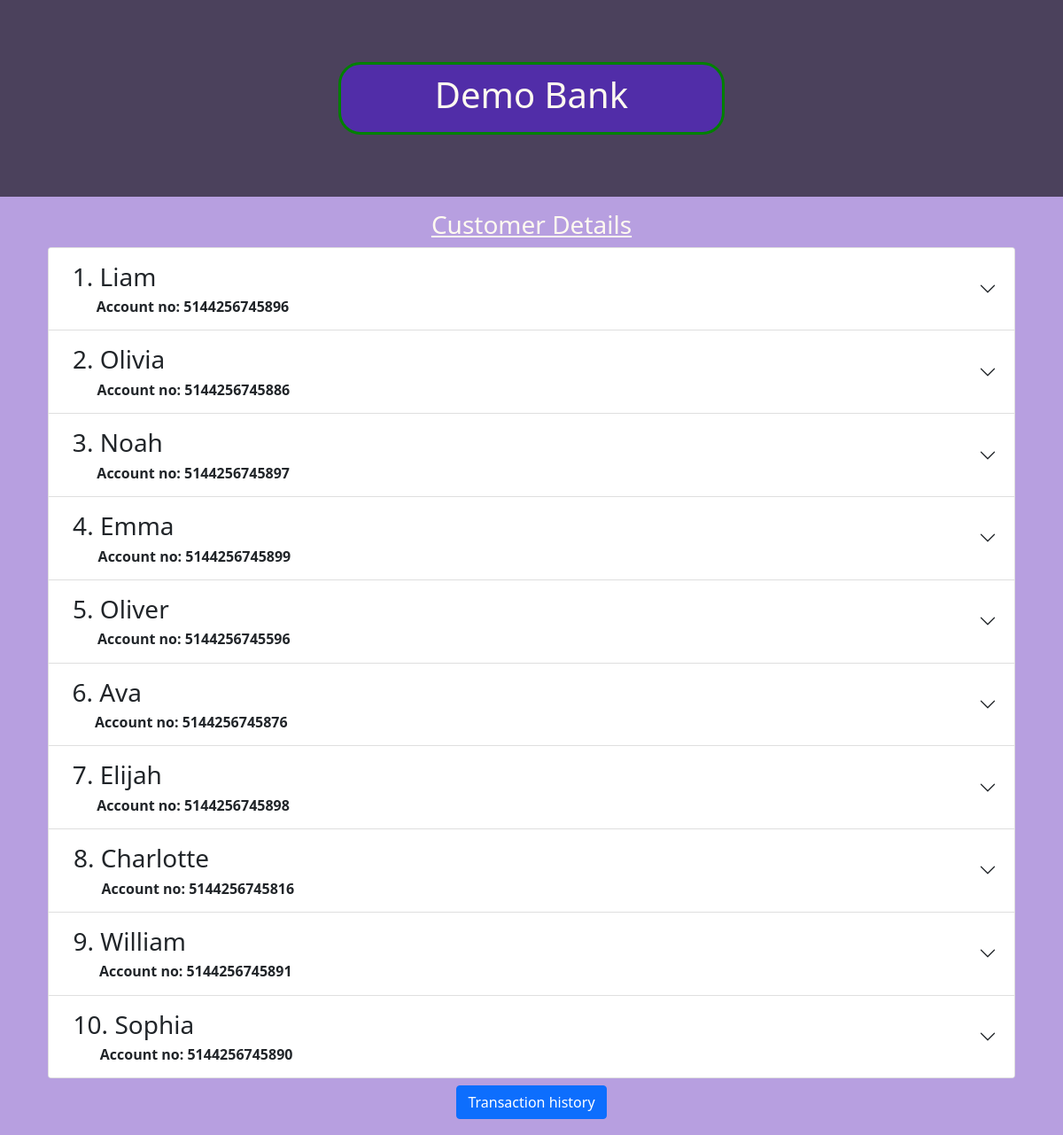
/view, run on the app's committed database.
### tables this page shows
CREATE TABLE "BANK" (
"Name" TEXT,
  "Account_no" INTEGER,
  "Balance" REAL,
  "Email" TEXT
);

### app/app.py (the view)
@app.route('/view')
def view():
    with sqlite3.connect("BankDB.db") as conn:
        c = conn.cursor()
        c.execute('''SELECT * FROM BANK''')
        df=pd.DataFrame(c.fetchall(), columns=['Name','Account_no','Balance','Email'])
        return render_template('grip.html',df=df)

### app/templates/grip.html (shortened to what this page needs)
<!DOCTYPE html>
<html lang="en">
<head>
    <link href="https://cdn.jsdelivr.net/npm/bootstrap@5.0.0/dist/css/bootstrap.min.css" rel="stylesheet">
    <link rel="stylesheet" href="{{ url_for('static', filename='css/new.css') }}">
</head>
<body>
    <header class="jumbotron">
        <div class="container container-fluid">
            <div class="row row-header">
                <div class="col-12">
                    <div class="center">
                        <h1>Demo Bank</h1>
                    </div>
                </div>
            </div>
        </div>
    </header>
    <div class="container">
        <div class="row row-header">
            <div class="col-12">
                <h3 style="text-align: center;padding-top: 15px;color: floralwhite;"><u>Customer Details</u></h3>
                <div class="accordion" id="accordionExample">
                {% for i in range(0,df|length) %}
                  <div class="accordion-item">
                    <h2 class="accordion-header" id="heading{{i}}">
                      <button class="accordion-button collapsed" type="button" data-bs-toggle="collapse" data-bs-target="#collapse{{i}}" aria-expanded="false" aria-controls="collapse{{i}}">
                          <div class="row">
                              <div class="col-12 ">
                                <h3 style="padding-left:2%">{{i+1}}.  {{ df.iloc[i,0] }} </h3>
                              </div>
                              <div class="col-12">
                                <strong style="padding-left:10%">Account no: {{ df.iloc[i,1] }}</strong>
                              </div>
                          </div>
                      </button>
                    </h2>
                  </div>
                {% endfor %}
                </div>
              </div>
            </div>
            <div class="text-center p-2">
              <a href="/history" class="btn btn btn-primary">Transaction history</a>
           </div>
          </div>
</body>
</html>

### app/static/css/new.css (style rules this page uses)
.row-header { margin: 0px auto; padding: 0px 0px; }
.jumbotron { margin: 0px auto; padding: 70px 30px; background-color: #00000096 ; color: floralwhite; }
body { padding: 0px 0px 10px 0px; z-index: 0; background-color: #b79fe0; }
a { color: floralwhite; }
.center { margin: auto; width: 40%; padding: 10px; text-align: center; border: 3px solid green; background-color: #512da8; border-radius: 25px; }

### data on the page
BANK: Name "Liam"
BANK: Name "Olivia"
BANK: Name "Noah"
BANK: Name "Emma"
BANK: Name "Oliver"
BANK: Name "Ava"
BANK: Name "Elijah"
BANK: Name "Charlotte"
BANK: Name "William"
BANK: Name "Sophia"

### other printed values
{{ i+1 }} "1" "2" "3" "4" "5" "6" "7" "8" "9" "10"
{{ df.iloc[i,1] }} "5144256745896" "5144256745886" "5144256745897" "5144256745899" "5144256745596" "5144256745876" "5144256745898" "5144256745816" "5144256745891" "5144256745890"
